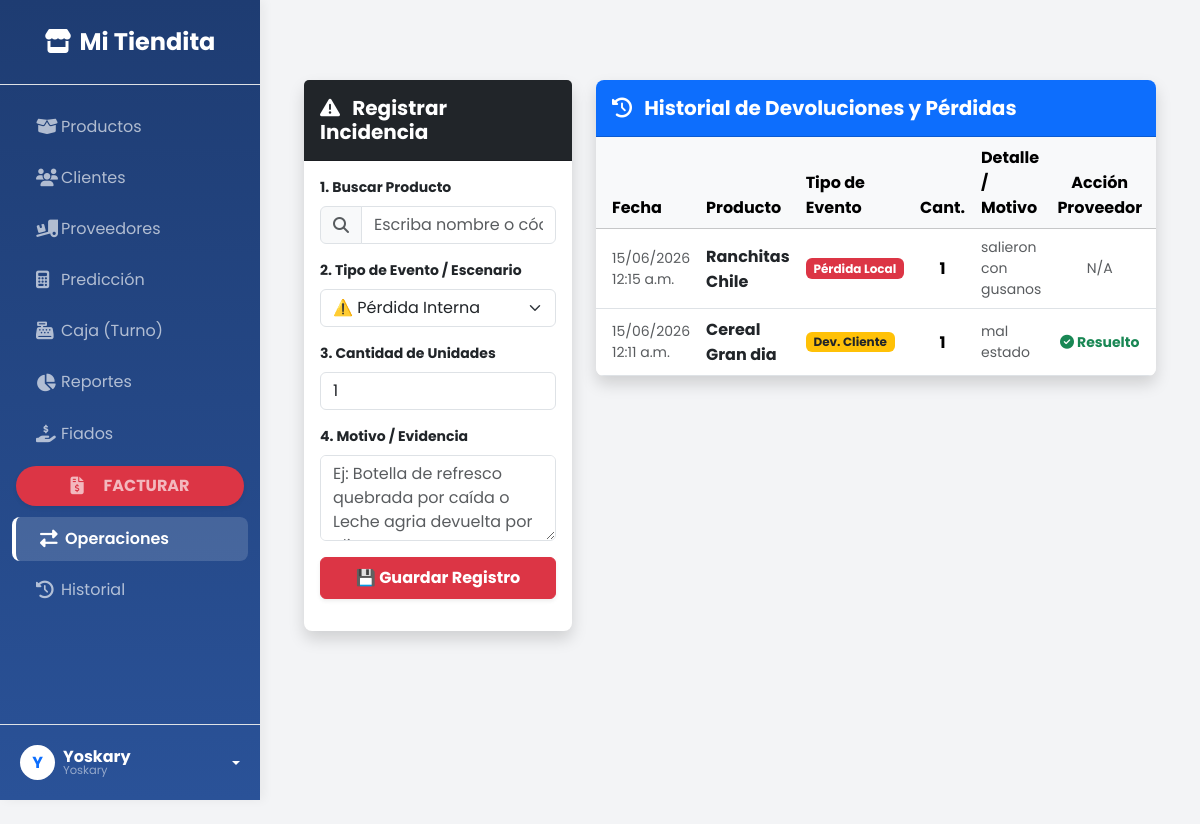
The app's page /devoluciones/ (signed in) with its own data.
### tienda/models.py (models this page shows, shortened)
class DevolucionesPerdidas(models.Model):
    TIPO_EVENTO_CHOICES = [
        ('PERDIDA_LOCAL', 'Pérdida Interna (Daño en Local)'),
        ('DEV_CLIENTE', 'Devolución de Cliente (Intercambio)'),
        ('DEV_PROVEEDOR', 'Envío Directo a Proveedor (Vencidos)'),
    ]
    ESTADO_PROVEEDOR_CHOICES = [
        ('PENDIENTE', 'Pendiente de Reposición'),
        ('RESUELTO', 'Repuesto por Proveedor'),
        ('NO_APLICA', 'No Aplica'),
    ]
    producto = models.ForeignKey(Productos, on_delete=models.CASCADE, verbose_name="Producto afectado")
    tipo_evento = models.CharField(max_length=20, choices=TIPO_EVENTO_CHOICES)
    cantidad = models.PositiveIntegerField(default=1)
    motivo = models.TextField(help_text="Razón del daño o estado del producto")
    estado_proveedor = models.CharField(max_length=20, choices=ESTADO_PROVEEDOR_CHOICES, default='NO_APLICA')
    fecha = models.DateTimeField(auto_now_add=True)

class Productos(models.Model):
    id_producto = models.IntegerField(db_column='Id_Producto', primary_key=True)
    nombre = models.CharField(db_column='Nombre', max_length=100)
    precioventa = models.DecimalField(db_column='PrecioVenta', max_digits=10, decimal_places=2)
    cantidad = models.IntegerField(db_column='Cantidad', default=0)
    rutafoto = models.ImageField(db_column='rutaFoto', upload_to='productos/', null=True, blank=True)
    stockminimo = models.IntegerField(db_column='StockMinimo', blank=True, null=True)
    activo = models.BooleanField(db_column='Activo', default=True)
    idproveedor = models.ForeignKey(Proveedores, models.DO_NOTHING, db_column='IdProveedor', blank=True, null=True)
    class Meta:
        managed = True
        db_table = 'Productos'

### tienda/views.py (the view)
    def wrapper(request, *args, **kwargs):
        if 'user_id' not in request.session:
            return redirect('login')
        return view_func(request, *args, **kwargs)

### tienda/views.py (called while the page is built)
def login_requerido(view_func):
    def wrapper(request, *args, **kwargs):
        if 'user_id' not in request.session:
            return redirect('login')
        return view_func(request, *args, **kwargs)
    return wrapper

@login_requerido
def devoluciones_list_view(request):
    movimientos = DevolucionesPerdidas.objects.all().order_by('-fecha')
    productos = Productos.objects.filter(activo=True)
    pendientes_proveedor = DevolucionesPerdidas.objects.filter(estado_proveedor='PENDIENTE')
    return render(request, 'tienda/devoluciones.html', {
        'movimientos': movimientos,
        'productos': productos,
        'pendientes_proveedor': pendientes_proveedor
    })

### tienda/templates/tienda/devoluciones.html (shortened to what this page needs)
}{% extends 'tienda/base.html' %}
{% load static %}
{% block content %}
<div class="container mt-4">
    <div class="row g-4">
        <div class="col-md-4">
            <div class="card shadow border-0 rounded-3">
                <div class="card-header bg-dark text-white py-3">
                    <h5 class="m-0 fw-bold"><i class="fas fa-exclamation-triangle me-2"></i> Registrar Incidencia</h5>
                </div>
                <div class="card-body">
                    <form action="{% url 'registrar_movimiento_devolucion' %}" method="POST">
                        <div class="mb-3">
                            <label class="form-label fw-bold small">1. Buscar Producto</label>
                            <div class="input-group">
                                <span class="input-group-text bg-light text-muted"><i class="fas fa-search"></i></span>
                                <input type="text" id="buscador_producto" list="lista_productos" class="form-control" placeholder="Escriba nombre o código..." autocomplete="off" required>
                            </div>
                        </div>
                        <div class="mb-3">
                            <label class="form-label fw-bold small">2. Tipo de Evento / Escenario</label>
                            <select name="tipo_evento" id="select_evento" class="form-select" required>
                                <option value="PERDIDA_LOCAL">⚠️ Pérdida Interna</option>
                            </select>
                        </div>
                        <div class="mb-3">
                            <label class="form-label fw-bold small">3. Cantidad de Unidades</label>
                            <input type="number" name="cantidad" class="form-control" value="1" min="1" required>
                        </div>
                        <div class="mb-3">
                            <label class="form-label fw-bold small">4. Motivo / Evidencia</label>
                            <textarea name="motivo" class="form-control" rows="3" placeholder="Ej: Botella de refresco quebrada por caída o Leche agria devuelta por cliente..." required></textarea>
                        </div>
                        <button type="submit" class="btn btn-danger w-100 fw-bold py-2 shadow-sm">
                            💾 Guardar Registro
                        </button>
                    </form>
                </div>
            </div>
        </div>
        <div class="col-md-8">
            <div class="card shadow border-0 rounded-3 overflow-hidden">
                <div class="card-header bg-primary text-white py-3">
                    <h5 class="m-0 fw-bold"><i class="fas fa-history me-2"></i> Historial de Devoluciones y Pérdidas</h5>
                </div>
                <div class="card-body p-0">
                    <div class="table-responsive" style="max-height: 65vh; overflow-y: auto;">
                        <table class="table table-hover align-middle mb-0">
                            <thead class="table-light sticky-top">
                                <tr>
                                    <th class="ps-3">Fecha</th>
                                    <th>Producto</th>
                                    <th>Tipo de Evento</th>
                                    <th class="text-center">Cant.</th>
                                    <th>Detalle / Motivo</th>
                                    <th class="text-center pe-3">Acción Proveedor</th>
                                </tr>
                            </thead>
                            <tbody>
                                {% for mov in movimientos %}
                                <tr>
                                    <td class="ps-3 text-muted small">{{ mov.fecha|date:"d/m/Y h:i a" }}</td>
                                    <td><strong class="text-dark">{{ mov.producto.nombre }}</strong></td>
                                    <td>
                                        {% if mov.tipo_evento == 'PERDIDA_LOCAL' %}
                                            <span class="badge bg-danger">Pérdida Local</span>
                                        {% elif mov.tipo_evento == 'DEV_CLIENTE' %}
                                            <span class="badge bg-warning text-dark">Dev. Cliente</span>
                                        {% else %}
                                            <span class="badge bg-info text-dark">A Proveedor</span>
                                        {% endif %}
                                    </td>
                                    <td class="text-center fw-bold">{{ mov.cantidad }}</td>
                                    <td class="text-muted small" style="max-width: 200px; white-space: normal;">{{ mov.motivo }}</td>
                                    <td class="text-center pe-3">
                                        {% if mov.estado_proveedor == 'PENDIENTE' %}
                                            <a href="{% url 'resolver_pendiente_proveedor' mov.id %}" class="btn btn-sm btn-success fw-bold px-2 shadow-sm" title="Marcar que el proveedor ya nos trajo el repuesto">
                                                📦 Recibir Repuesto
                                            </a>
                                        {% elif mov.estado_proveedor == 'RESUELTO' %}
                                            <span class="text-success small fw-bold"><i class="fas fa-check-circle"></i> Resuelto</span>
                                        {% else %}
                                            <span class="text-muted small">N/A</span>
                                        {% endif %}
                                    </td>
                                </tr>
                                {% empty %}
                                <tr>
                                    <td colspan="6" class="text-center py-5 text-muted opacity-50">
                                        <i class="fas fa-folder-open fs-1 mb-2"></i><br>No hay registros de incidencias todavía.
                                    </td>
                                </tr>
                                {% endfor %}
                            </tbody>
                        </table>
                    </div>
                </div>
            </div>
        </div>
    </div>
</div>
{% endblock %}

### tienda/templates/tienda/base.html (style rules this page uses)
body { font-family: 'Poppins', sans-serif; transition: background-color 0.3s, color 0.3s; }
[data-bs-theme="light"] body { background-color: #f3f4f6; color: #212529; }
.card { border-radius: 12px; box-shadow: 0 4px 6px rgba(0,0,0,0.05); }

### records on screen
DevolucionesPerdidas: fecha "15/06/2026 12:15 a.m.", producto.nombre "Ranchitas Chile", tipo_evento "Pérdida Local", cantidad "1", motivo "salieron con gusanos", estado_proveedor "N/A"
DevolucionesPerdidas: fecha "15/06/2026 12:11 a.m.", producto.nombre "Cereal Gran dia", tipo_evento "Dev. Cliente", cantidad "1", motivo "mal estado", estado_proveedor "RESUELTO" (drawn)

### other values on screen
{{ request.session.user_nombre|slice:":1"|upper }} "Y"
{{ request.session.user_nombre }} "Yoskary"
{{ request.session.user_rol }} "Yoskary"
